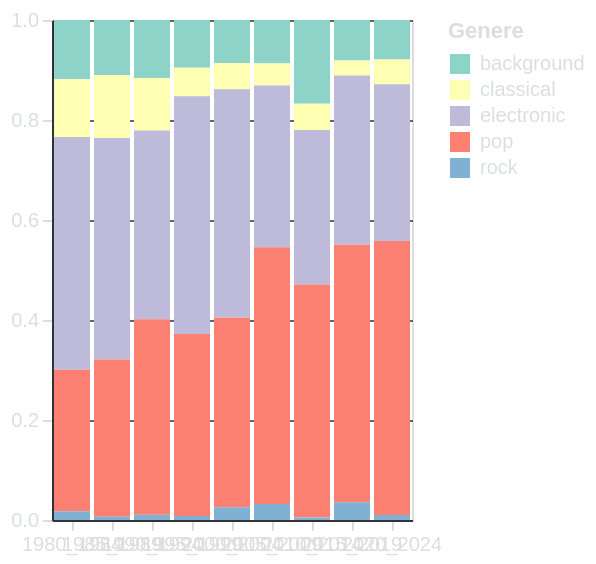

Express this chart as Vega-Lite.
### Vega-Lite specification from a JSON file in a GitHub repository (floating-point values rounded to 4 significant figures)
{"$schema": "https://vega.github.io/schema/vega-lite/v5.15.1.json", "config": {"axis": {"domainColor": "#313338", "gridColor": "#666666", "labelColor": "#DBDEE1", "tickColor": "#DBDEE1", "titleColor": "#DBDEE1"}, "background": "transparent", "legend": {"labelColor": "#DBDEE1", "titleColor": "#DBDEE1"}, "title": {"color": "#DBDEE1", "fontSize": 16}}, "data": {"name": "data-f7783827406db4a3f5c779581da1bc4a"}, "datasets": {"data-f7783827406db4a3f5c779581da1bc4a": [{"genre": "background", "lustrum": "1980_1984", "percentage": 0.1185}, {"genre": "background", "lustrum": "1985_1989", "percentage": 0.1098}, {"genre": "background", "lustrum": "1990_1994", "percentage": 0.116}, {"genre": "background", "lustrum": "1995_1999", "percentage": 0.09561}, {"genre": "background", "lustrum": "2000_2004", "percentage": 0.08599}, {"genre": "background", "lustrum": "2005_2009", "percentage": 0.08691}, {"genre": "background", "lustrum": "2010_2014", "percentage": 0.1675}, {"genre": "background", "lustrum": "2015_2019", "percentage": 0.08081}, {"genre": "background", "lustrum": "2020_2024", "percentage": 0.07921}, {"genre": "classical", "lustrum": "1980_1984", "percentage": 0.1156}, {"genre": "classical", "lustrum": "1985_1989", "percentage": 0.1262}, {"genre": "classical", "lustrum": "1990_1994", "percentage": 0.105}, {"genre": "classical", "lustrum": "1995_1999", "percentage": 0.05685}, {"genre": "classical", "lustrum": "2000_2004", "percentage": 0.05255}, {"genre": "classical", "lustrum": "2005_2009", "percentage": 0.044}, {"genre": "classical", "lustrum": "2010_2014", "percentage": 0.05236}, {"genre": "classical", "lustrum": "2015_2019", "percentage": 0.0303}, {"genre": "classical", "lustrum": "2020_2024", "percentage": 0.0495}, {"genre": "electronic", "lustrum": "1980_1984", "percentage": 0.4653}, {"genre": "electronic", "lustrum": "1985_1989", "percentage": 0.4429}, {"genre": "electronic", "lustrum": "1990_1994", "percentage": 0.3777}, {"genre": "electronic", "lustrum": "1995_1999", "percentage": 0.4755}, {"genre": "electronic", "lustrum": "2000_2004", "percentage": 0.457}, {"genre": "electronic", "lustrum": "2005_2009", "percentage": 0.3234}, {"genre": "electronic", "lustrum": "2010_2014", "percentage": 0.3089}, {"genre": "electronic", "lustrum": "2015_2019", "percentage": 0.3384}, {"genre": "electronic", "lustrum": "2020_2024", "percentage": 0.3135}, {"genre": "pop", "lustrum": "1980_1984", "percentage": 0.2832}, {"genre": "pop", "lustrum": "1985_1989", "percentage": 0.3146}, {"genre": "pop", "lustrum": "1990_1994", "percentage": 0.391}, {"genre": "pop", "lustrum": "1995_1999", "percentage": 0.3643}, {"genre": "pop", "lustrum": "2000_2004", "percentage": 0.379}, {"genre": "pop", "lustrum": "2005_2009", "percentage": 0.5138}, {"genre": "pop", "lustrum": "2010_2014", "percentage": 0.466}, {"genre": "pop", "lustrum": "2015_2019", "percentage": 0.5152}, {"genre": "pop", "lustrum": "2020_2024", "percentage": 0.5479}, {"genre": "rock", "lustrum": "1980_1984", "percentage": 0.01734}, {"genre": "rock", "lustrum": "1985_1989", "percentage": 0.006419}, {"genre": "rock", "lustrum": "1990_1994", "percentage": 0.01035}, {"genre": "rock", "lustrum": "1995_1999", "percentage": 0.007752}, {"genre": "rock", "lustrum": "2000_2004", "percentage": 0.02548}, {"genre": "rock", "lustrum": "2005_2009", "percentage": 0.0319}, {"genre": "rock", "lustrum": "2010_2014", "percentage": 0.005236}, {"genre": "rock", "lustrum": "2015_2019", "percentage": 0.03535}, {"genre": "rock", "lustrum": "2020_2024", "percentage": 0.009901}]}, "encoding": {"color": {"field": "genre", "legend": {"title": "Genere"}, "scale": {"scheme": "set3"}, "type": "nominal"}, "tooltip": [{"field": "lustrum", "title": "Lustro", "type": "nominal"}, {"field": "genre", "title": "Genere Musicale", "type": "nominal"}, {"field": "percentage", "format": ".2f", "title": "Percentuale", "type": "quantitative"}], "x": {"axis": {"labelAngle": 0, "title": null}, "field": "lustrum", "type": "nominal"}, "y": {"field": "percentage", "scale": {"domain": [0, 1]}, "title": null, "type": "quantitative"}}, "height": 250, "mark": {"type": "bar"}, "width": "container"}
